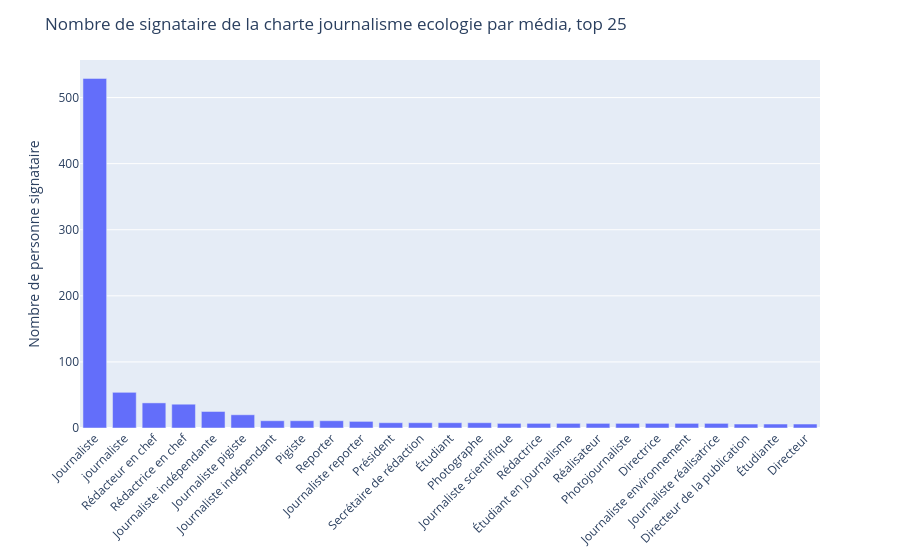

Source (notebook cell):
### Code cell
import plotly.express as px


def bar_plot_nb_of_signataire_per_media(df, column):
    count_medias = (
        df.groupby(column).count().sort_values("Nom", ascending=False)
    )
    top_n = 25
    fig = px.bar(
        count_medias.reset_index().head(top_n),
        x=column,
        y="Nom",
    )

    fig.update_xaxes(tickangle=-45, title=None)
    fig.update_yaxes(title="Nombre de personne signataire")
    fig.update_layout(
        margin={"b": 100},
        title="Nombre de signataire de la charte journalisme ecologie par média, top %s"
        % top_n,
    )
    return fig

bar_plot_nb_of_signataire_per_media(df_signing, column="Fonction")

### Figure 1 — Plotly figure (JSON) as saved in the notebook; plotly's stock layout.template omitted (floating-point values rounded to 4 significant figures)
{"data": [{"alignmentgroup": "True", "hovertemplate": "Fonction=%{x}<br>Nom=%{y}<extra></extra>", "legendgroup": "", "marker": {"color": "#636efa", "pattern": {"shape": ""}}, "name": "", "offsetgroup": "", "orientation": "v", "showlegend": false, "textposition": "auto", "type": "bar", "x": ["Journaliste", "journaliste", "Rédacteur en chef", "Rédactrice en chef", "Journaliste indépendante", "Journaliste pigiste", "Journaliste indépendant", "Pigiste", "Reporter", "Journaliste reporter", "Président", "Secrétaire de rédaction", "Étudiant", "Photographe", "Journaliste scientifique", "Rédactrice", "Étudiant en journalisme", "Réalisateur", "Photojournaliste", "Directrice", "Journaliste environnement", "Journaliste réalisatrice", "Directeur de la publication", "Étudiante", "Directeur"], "xaxis": "x", "y": [529, 54, 38, 36, 25, 20, 11, 11, 11, 10, 8, 8, 8, 8, 7, 7, 7, 7, 7, 7, 7, 7, 6, 6, 6], "yaxis": "y"}], "layout": {"barmode": "relative", "legend": {"tracegroupgap": 0}, "margin": {"b": 100, "t": 60}, "title": {"text": "Nombre de signataire de la charte journalisme ecologie par média, top 25"}, "xaxis": {"anchor": "y", "domain": [0, 1], "tickangle": -45, "title": {}}, "yaxis": {"anchor": "x", "domain": [0, 1], "title": {"text": "Nombre de personne signataire"}}}}
